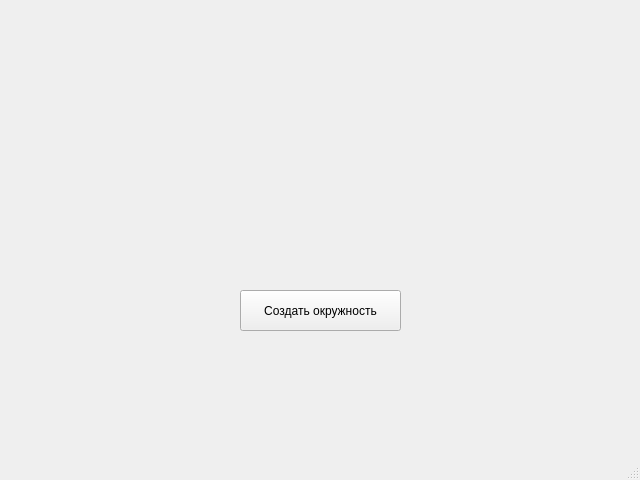
<?xml version="1.0" encoding="UTF-8"?>
<ui version="4.0">
 <class>MainWindow</class>
 <widget class="QMainWindow" name="MainWindow">
  <property name="geometry">
   <rect>
    <x>0</x>
    <y>0</y>
    <width>640</width>
    <height>480</height>
   </rect>
  </property>
  <property name="windowTitle">
   <string>MainWindow</string>
  </property>
  <widget class="QWidget" name="centralwidget">
   <widget class="QPushButton" name="pushButton">
    <property name="geometry">
     <rect>
      <x>240</x>
      <y>290</y>
      <width>161</width>
      <height>41</height>
     </rect>
    </property>
    <property name="text">
     <string>Создать окружность</string>
    </property>
   </widget>
  </widget>
  <widget class="QMenuBar" name="menubar">
   <property name="geometry">
    <rect>
     <x>0</x>
     <y>0</y>
     <width>640</width>
     <height>21</height>
    </rect>
   </property>
  </widget>
  <widget class="QStatusBar" name="statusbar"/>
 </widget>
 <resources/>
 <connections/>
</ui>
